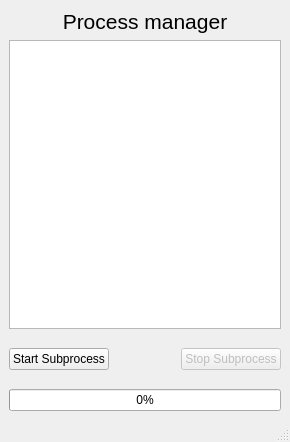
<?xml version="1.0" encoding="UTF-8"?>
<ui version="4.0">
 <class>MainWindow</class>
 <widget class="QMainWindow" name="MainWindow">
  <property name="geometry">
   <rect>
    <x>0</x>
    <y>0</y>
    <width>290</width>
    <height>442</height>
   </rect>
  </property>
  <property name="windowTitle">
   <string>MainWindow</string>
  </property>
  <widget class="QWidget" name="centralwidget">
   <layout class="QGridLayout" name="gridLayout">
    <item row="3" column="3">
     <widget class="QPushButton" name="stopBtn">
      <property name="enabled">
       <bool>false</bool>
      </property>
      <property name="text">
       <string>Stop Subprocess</string>
      </property>
     </widget>
    </item>
    <item row="3" column="2">
     <spacer name="horizontalSpacer">
      <property name="orientation">
       <enum>Qt::Horizontal</enum>
      </property>
      <property name="sizeHint" stdset="0">
       <size>
        <width>779</width>
        <height>48</height>
       </size>
      </property>
     </spacer>
    </item>
    <item row="0" column="1" colspan="3">
     <widget class="QLabel" name="label">
      <property name="font">
       <font>
        <pointsize>16</pointsize>
       </font>
      </property>
      <property name="text">
       <string>Process manager</string>
      </property>
      <property name="alignment">
       <set>Qt::AlignCenter</set>
      </property>
     </widget>
    </item>
    <item row="3" column="1">
     <widget class="QPushButton" name="startBtn">
      <property name="text">
       <string>Start Subprocess</string>
      </property>
     </widget>
    </item>
    <item row="1" column="1" colspan="3">
     <widget class="QTextBrowser" name="outputTbr"/>
    </item>
    <item row="4" column="1" colspan="3">
     <widget class="QProgressBar" name="progressBar">
      <property name="value">
       <number>0</number>
      </property>
     </widget>
    </item>
   </layout>
  </widget>
  <widget class="QMenuBar" name="menubar">
   <property name="geometry">
    <rect>
     <x>0</x>
     <y>0</y>
     <width>290</width>
     <height>25</height>
    </rect>
   </property>
  </widget>
  <widget class="QStatusBar" name="statusbar"/>
 </widget>
 <resources/>
 <connections/>
</ui>
